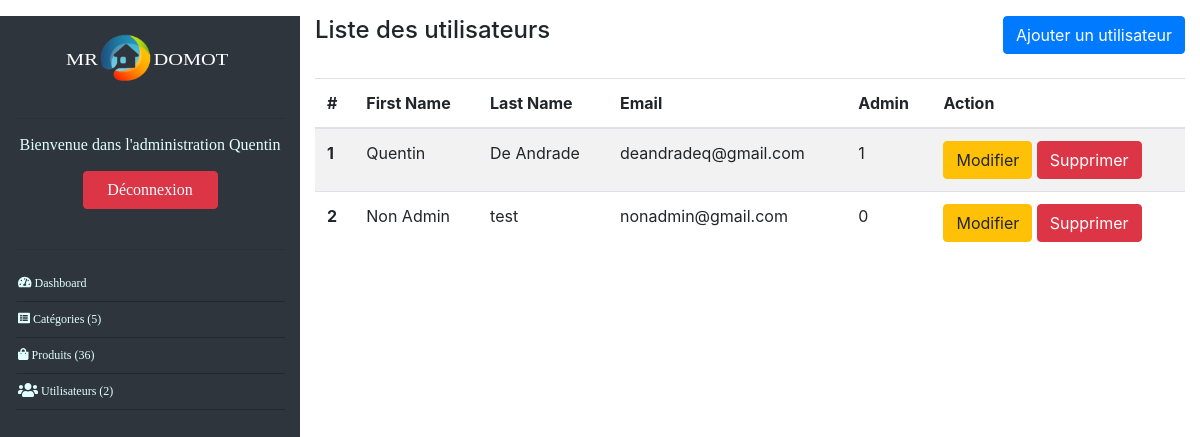
The app's page /admin/user-list.php (signed in) with its own data.
### tables this page shows
CREATE TABLE `user` (
  `id` int(11) NOT NULL,
  `firstname` varchar(100) NOT NULL,
  `lastname` varchar(100) NOT NULL,
  `email` varchar(255) NOT NULL,
  `password` varchar(255) NOT NULL,
  `is_admin` tinyint(1) DEFAULT NULL,
  `image` varchar(255) NOT NULL
);

### admin/user-list.php (the view, shortened to what this page needs)
<?php require_once '../tools/_db.php';
?>
<?php
	$query = $db->query('SELECT * FROM user');
	$users = $query->fetchall();
?>
<!DOCTYPE html>
<html>
	<head>
		<?php require 'partials/head_assets.php'; ?>
	</head>
	<body class="index-body">
		<div class="container-fluid">
			<div class="row my-3 index-content">
				<?php require 'partials/nav.php'; ?>
				<section class="col-9">
					<header class="pb-4 d-flex justify-content-between">
						<h4>Liste des utilisateurs</h4>
						<a class="btn btn-primary" href="user-form.php">Ajouter un utilisateur</a>
					</header>
					<table class="table table-striped">
						<thead>
							<tr>
								<th>#</th>
								<th>First Name</th>
								<th>Last Name</th>
								<th>Email</th>
								<th>Admin</th>
								<th>Action</th>
							</tr>
						</thead>
						<tbody>
							<?php foreach($users as $user): ?>
							<tr>
								<th><?php echo htmlentities($user['id']); ?></th>
								<td><?php echo htmlentities($user['firstname']); ?></td>
								<td><?php echo htmlentities($user['lastname']); ?></td>
								<td><?php echo htmlentities($user['email']); ?></td>
								<td><?php echo htmlentities($user['is_admin']); ?></td>
								<td>
									<a href="user-form.php?user_id=<?php echo $user['id']; ?>&action=edit" class="btn btn-warning">Modifier</a>
									<a onclick="return confirm ('Voulez-vous vraiment effectuer cette action?')" href="user-list.php?user_id=<?php echo $user['id']; ?>&action=delete" class="btn btn-danger">Supprimer</a>
								</td>
							</tr>
							<?php endforeach; ?>
						</tbody>
					</table>
				</section>
			</div>
		</div>
	</body>
</html>

### css/admin.css (style rules this page uses)
body { margin: 0px; padding: 0px; }

### records on screen
user: id "1", firstname "Quentin", lastname "De Andrade", email "deandradeq@gmail.com", is_admin "1"
user: id "2", firstname "Non Admin", lastname "test", email "nonadmin@gmail.com", is_admin "0"

### other values on screen
$_SESSION['user'] "Quentin"
$nbCategories "5"
$nbArticles "36"
$nbUsers "2"
